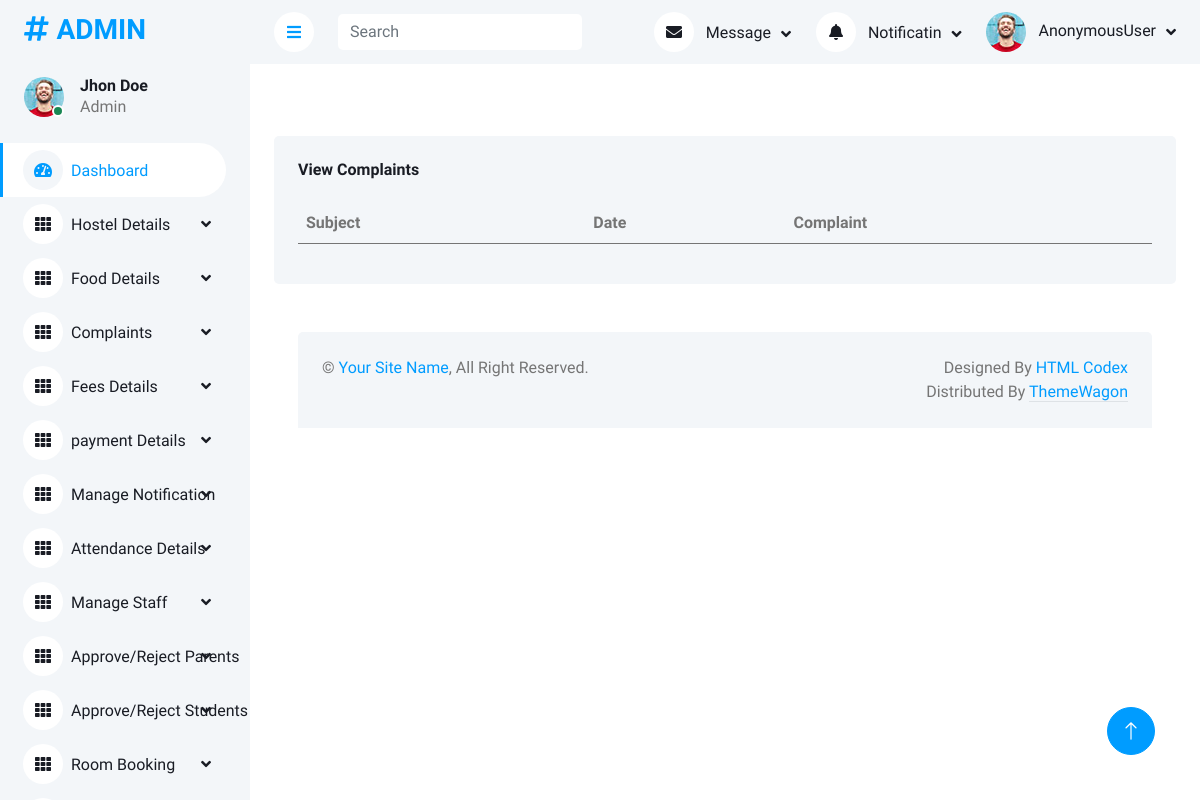
The page /viewcomplaint on the database as committed earlier.
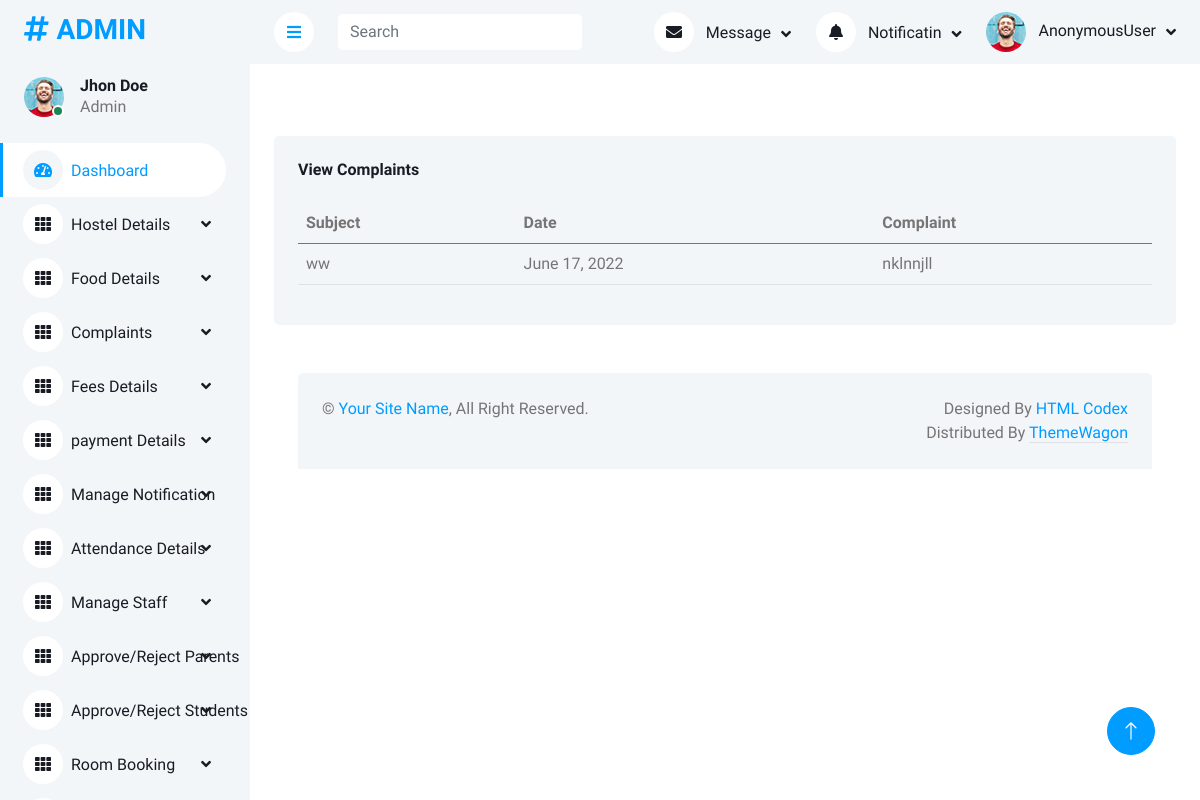
The same page on the database as committed later.
### app/models.py (models this page shows)
class Complaint(models.Model):
    subject = models.CharField(max_length=50)
    date = models.DateField()
    complaint = models.TextField()

### app/adminviews.py (the view)
def view_complaint(request):
    data = Complaint.objects.all()
    return render(request, 'admin_temp/view_complaint.html', {'data': data})

### templates/admin_temp/view_complaint.html
<!DOCTYPE html>
{% extends 'admin_temp/admin_home.html' %}
{% block content %}
{% load static %}
<div class="col-12">
    <div class="bg-light rounded h-100 p-4">
        <h6 class="mb-4">View Complaints</h6>
        <div class="table-responsive">
            <table class="table">
                <thead>
                <tr>
                    <th scope="col">Subject</th>
                    <th scope="col">Date</th>
                    <th scope="col">Complaint</th>
                </tr>
                </thead>
                <tbody>
                {% for i in data %}
                <tr>
                    <td>{{i.subject}}</td>
                    <td>{{i.date}}</td>
                    <td>{{i.complaint}}</td>
                </tr>
                </tbody>
                {% endfor %}
            </table>
        </div>
{% endblock %}

Rows that differ between the two databases and show on the page:
added Complaint: subject "ww", date "June 17, 2022", complaint "nklnnjll"
